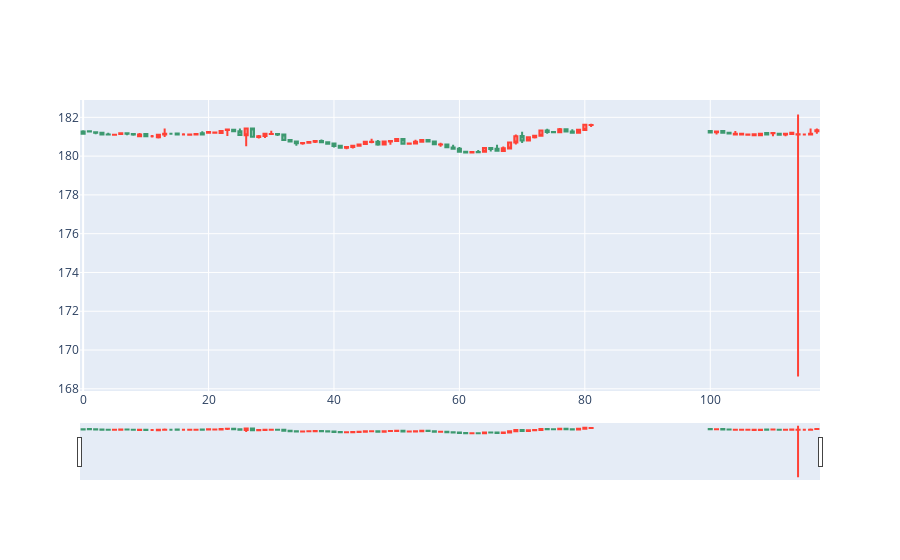

The notebook cell this image was saved under:
### Code cell
import plotly.graph_objects as go

fig = go.Figure(data=[go.Candlestick(x=AAPL.index,
                                    open=AAPL['Open'],
                                    high=AAPL['High'],
                                    low=AAPL['Low'],
                                    close=AAPL['Close'])])

fig.show()
